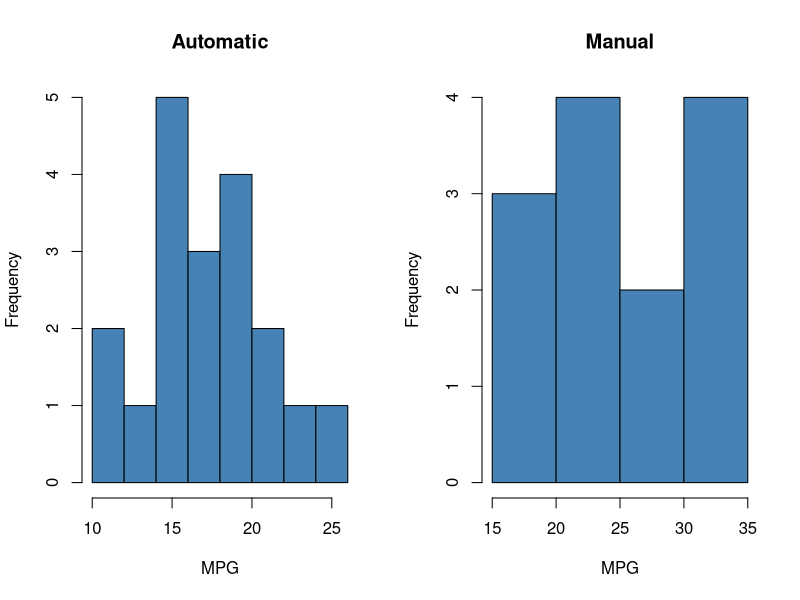
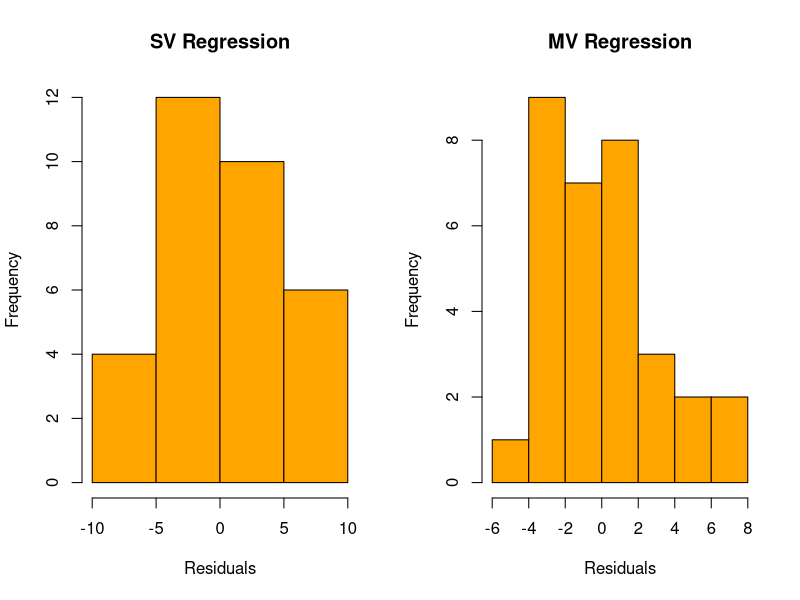

R code for these plots, in order:
## ---- chunk 1
data(mtcars)
mtcars$automatic = mtcars$am == 0
## ---- chunk 2
par(mfrow = c(1,2))
hist( mtcars$mpg[which(mtcars$automatic == TRUE)], col = "steelblue", xlab = "MPG", 
      main = "Automatic")
hist( mtcars$mpg[which(mtcars$automatic == FALSE)], col = "steelblue",xlab = "MPG", 
      main = "Manual")
## ---- chunk 3
model.lm = lm(mpg ~ automatic, data = mtcars)
model.lm # for detailed report use 'summary(model.lm)'
## ---- chunk 4
model.fs = lm(automatic ~ wt, data = mtcars) # first stage.
model.IV = lm( mpg ~ model.fs$fitted.values, data = mtcars) # second stage.
model.IV # for detailed report use 'summary(model.IV)'
## ---- chunk 5
par(mfrow = c(1,2))
hist( model.lm$residuals, xlab = "Residuals", main = "SV Regression", col = "orange" )
hist( model.IV$residuals, xlab = "Residuals", main = "MV Regression",col = "orange") # MV = Multiple Variable
